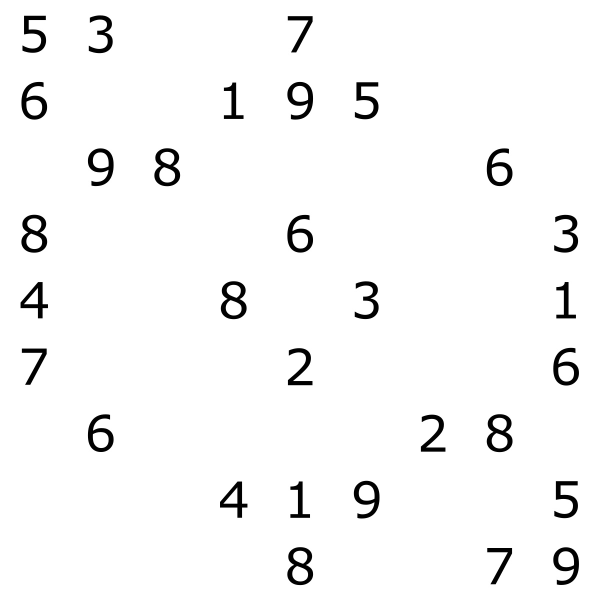
#> input picture sudoCleanedOfRects.jpg, 1200 x 1200 px (shown at 1/2 size)
$ python main2.py
#> lines starting #> are read from the running program, lines starting #| are printed output that depends on the picture; after the words box and inside, x2 and y2 are one past the last pixel; in counts of white or black regions, pixels touching at a corner belong together
import cv2

im = cv2.imread("sudoCleanedOfRects.jpg") #("digit-reco-1-in.jpg")
#> im is the input picture: shape (1200, 1200, 3); min 0, max 255, mean 247.2

im_gray = cv2.cvtColor(im, cv2.COLOR_BGR2GRAY)
im_gray = cv2.GaussianBlur(im_gray, (5, 5), 0)

ret, im_th = cv2.threshold(im_gray, 90, 255, cv2.THRESH_BINARY_INV) # cv2.THRESH_BINARY : I made this mistake and it detects the border of the image
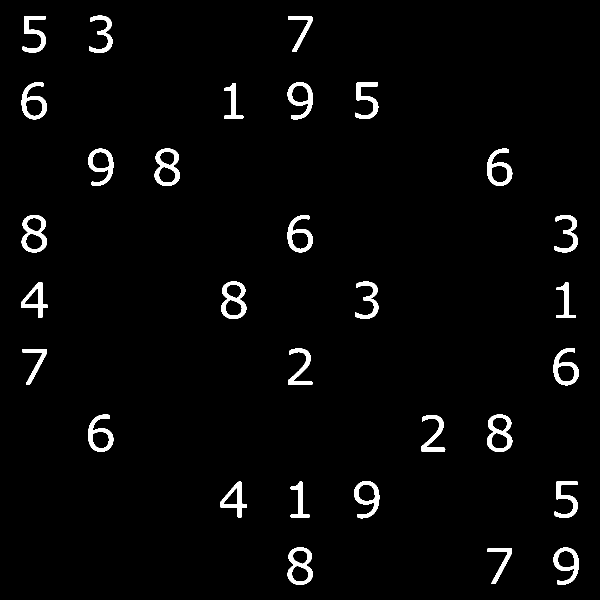
#> im_th: shape (1200, 1200) (shown at 1/2 size); 2.8% white; 30 white regions

# ctrs : fours points of the corners of the image (extremums)
# ctrs, hier = cv2.findContours(im_th.copy(), cv2.RETR_TREE, cv2.CHAIN_APPROX_SIMPLE)
ctrs, hier = cv2.findContours(im_th.copy(), cv2.RETR_EXTERNAL, cv2.CHAIN_APPROX_SIMPLE)
#> ctrs = 30 contours; largest, box (x1, y1, x2, y2) and area: (974, 829, 1025, 904) 2913, (442, 563, 493, 638) 2910, (575, 1095, 626, 1170) 2910, (43, 430, 94, 505) 2910, (309, 297, 360, 372) 2908
## findContours: finds all adjacent black pixels as array of numpy arrays
## boundingRect: find the upper-left (min of x', and min of y's), width and height (max x's - min x's, max y's - min y's)
## >>> help(cv2.findContours)
rects = [cv2.boundingRect(ctr) for ctr in ctrs]
#> rects = 30 items, first 6: (975, 1096, 49, 72), (1107, 1095, 51, 75), (575, 1095, 51, 75), (1109, 963, 46, 73), (581, 963, 39, 72), (440, 963, 54, 72)
rect = rects[1]
#> rect = (1107, 1095, 51, 75)
from_x = max(0, rect[1] - rect[3]//4) ## wtf ? rect[1] for x, rect[0] for ys
#> from_x = 1077
to_x = min(im_th.shape[0], rect[1] + rect[3] + rect[3]//4)
#> to_x = 1188
from_y = max(0, rect[0] - rect[2]//4)
#> from_y = 1095
to_y = min(im_th.shape[1], rect[0] + rect[2] + rect[2]//4)
#> to_y = 1170

portion = im_th[from_x: to_x, from_y:to_y]
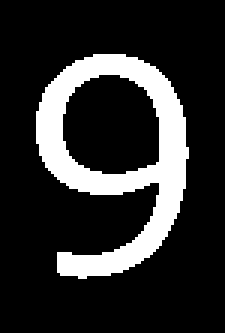
#> portion: shape (111, 75) (shown 3 times larger); 17.8% white; 1 white region, box (x1, y1, x2, y2) and area: (12, 18, 63, 93) 1484
# portion = im_th[rect[1]:rect[1] + rect[3], rect[0]:rect[0] + rect[2]]
for rect in rects:
	cv2.rectangle(im, (rect[0], rect[1]), (rect[0] + rect[2], rect[1] + rect[3]), (0, 255, 0), 1) # image, topleft, bottom right, color, rectangle_width
#> this loop made 30 passes
#> rect on passes 1 to 12: (975, 1096, 49, 72), (1107, 1095, 51, 75), (575, 1095, 51, 75), (1109, 963, 46, 73), (581, 963, 39, 72), (440, 963, 54, 72), (708, 962, 51, 75), (842, 830, 49, 73), (974, 829, 51, 75), (176, 829, 51, 75), (44, 698, 49, 71), (576, 697, 49, 73)
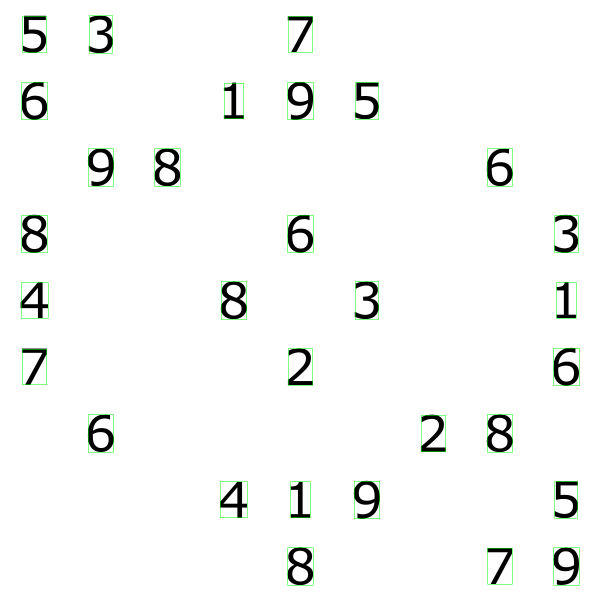
#> im: shape (1200, 1200, 3) (shown at 1/2 size); 0.51% of pixels changed, all inside (x1, y1, x2, y2) = (42, 31, 1159, 1171)
print(rects[1])
#| (1107, 1095, 51, 75)
print(portion.shape)
#| (111, 75)
# portion2 = cv2.dilate(portion, (30, 30))
portion2 = cv2.resize(portion, (28, 28))
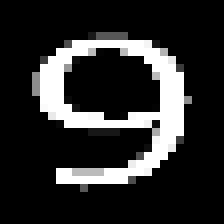
#> portion2: shape (28, 28) (shown 8 times larger); min 0, max 255, mean 44.2
cv2.imshow("title", portion)
cv2.imshow("title", portion2)
# [4 lines of commented-out code are left out]
cv2.waitKey()
